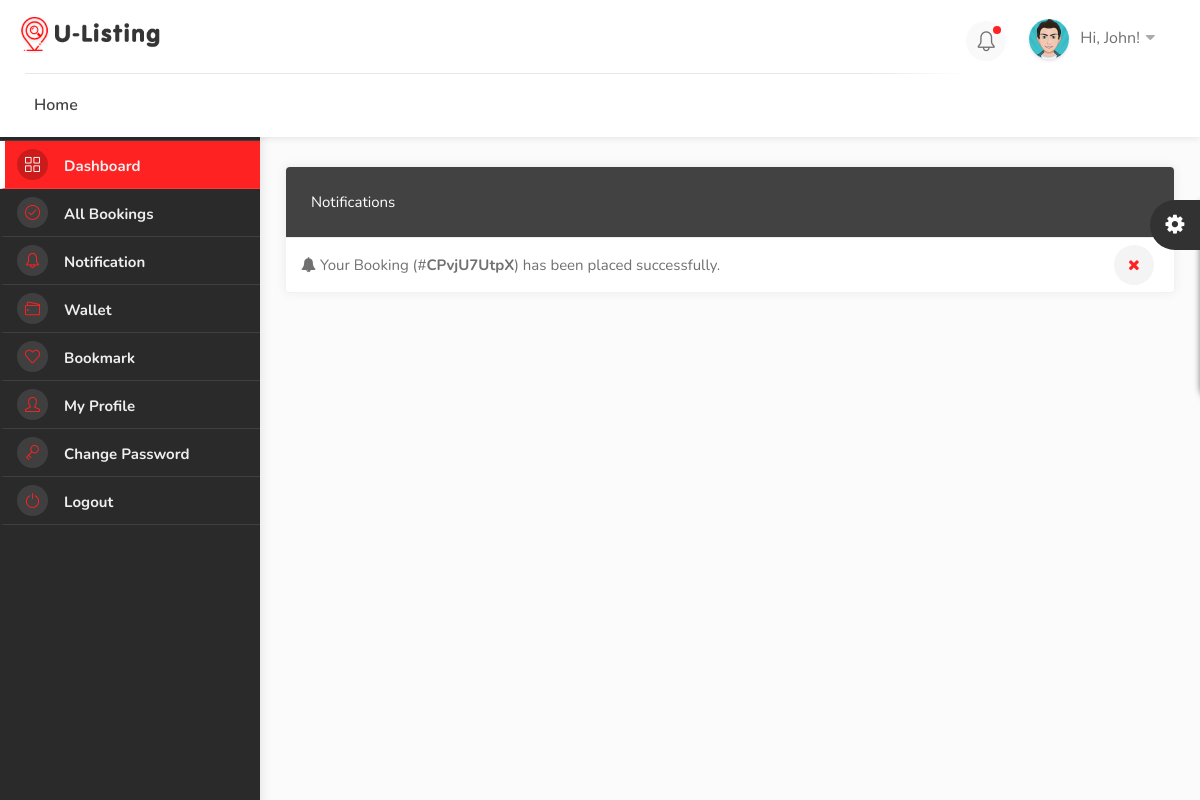
The app's page /dashboard/notifications/ (signed in), older data.
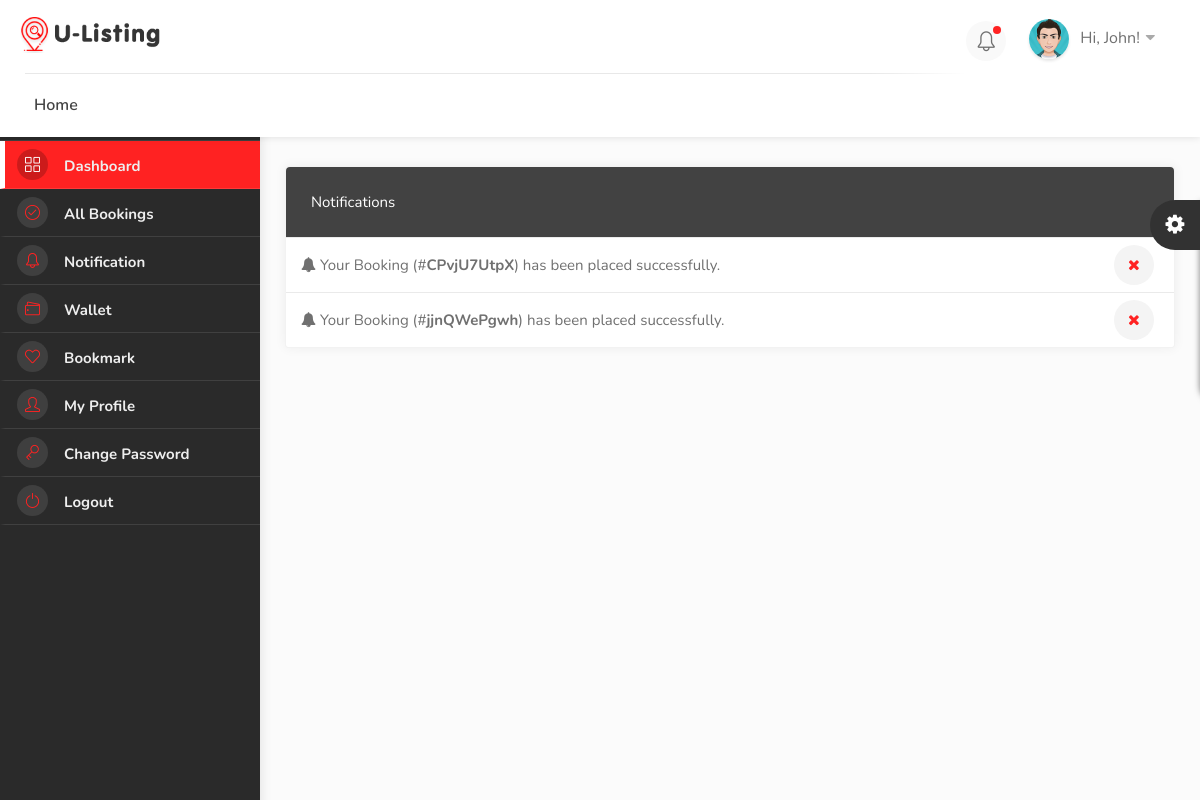
The same page, newer data.
### hotel/models.py (models this page shows, shortened)
class Notification(models.Model):
    user = models.ForeignKey(User, on_delete=models.SET_NULL, null=True, blank=True)
    booking = models.ForeignKey(Booking, on_delete=models.SET_NULL, null=True, blank=True)
    type = models.CharField(max_length=100, choices=NOTIFICATION_TYPE)
    seen = models.BooleanField(default=False)
    date = models.DateTimeField(auto_now_add=True)

class Booking(models.Model):
    user = models.ForeignKey(User, on_delete=models.SET_NULL, null=True, blank=True)
    payment_status = models.CharField(max_length=100, choices=PAYMENT_STATUS)
    coupons = models.ManyToManyField('hotel.Coupon', blank=True)
    full_name = models.CharField(max_length=100)
    email = models.CharField(max_length=100)
    phone = models.CharField(max_length=100)
    hotel = models.ForeignKey(Hotel, on_delete=models.SET_NULL, null=True, blank=True)
    room_type = models.ForeignKey(RoomType, on_delete=models.SET_NULL, null=True, blank=True)
    room = models.ManyToManyField(Room)
    before_discount = models.DecimalField(max_digits=12, decimal_places=2, default=0.00)
    total = models.DecimalField(max_digits=12, decimal_places=2, default=0.00)
    saved = models.DecimalField(max_digits=12, decimal_places=2, default=0.00)
    check_in_date = models.DateField()
    check_out_date = models.DateField()
    total_days = models.PositiveIntegerField(default=0)
    num_adults = models.PositiveIntegerField(default=1)
    num_children = models.PositiveIntegerField(default=0)
    checked_in = models.BooleanField(default=False)
    checked_out = models.BooleanField(default=False)
    is_active = models.BooleanField(default=False)
    checked_in_tracker = models.BooleanField(default=False)
    checked_out_tracker = models.BooleanField(default=False)
    bid = ShortUUIDField(unique=True, length=10, max_length=20)
    date = models.DateTimeField(auto_now_add=True)
    stripe_payment_intent = models.CharField(max_length=200, null=True, blank=True)
    success_id = ShortUUIDField(length=10, max_length=20, null=True, blank=True)
    booking_id = ShortUUIDField(unique=True, length=10, max_length=20)

### user_dashboard/views.py (the view)
# urls.py: path("notifications/", views.notifications, name="notifications"),
@login_required
def notifications(request):
    notifications = Notification.objects.filter(user=request.user, seen=False)
    context = {
        "notifications": notifications,
    }
    return render(request, "user_dashboard/notifications.html", context)

### templates/user_dashboard/notifications.html (shortened to what this page needs)
{% extends 'partials/dashboard_base.html' %}
{% load static %}
{% block content %}
<div class="utf_dashboard_content">
    <div class="row">
        <div class="col-lg-12 col-md-12">
            <div class="utf_dashboard_list_box margin-top-0">
                <h4 class="noti-text">Notifications</h4>
                <ul>
                    {% for n in notifications %}
                    <li class="noti-div-123435">
                        <i class="fa fa-bell"></i>
                        {% if n.type == "Booking Confirmed" %}
                            Your Booking (#<b>{{ n.booking.booking_id }}</b>) has been placed successfully. <a href="{% url 'user_dashboard:notification_mark_as_seen' n.id %}" class="close-list-item"><i class="fa fa-close"></i> </a>
                        {% else %}
                            Your Booking (#<b>{{ n.booking.booking_id }}</b>) has been cancelled successfully. <a href="{% url 'user_dashboard:notification_mark_as_seen' n.id %}" class="close-list-item"><i class="fa fa-close"></i> </a>
                        {% endif %}
                    </li>
                    {% endfor %}
                </ul>
            </div>
        </div>
    </div>
</div>
{% endblock content %}

Row changes from the older to the newer data that the page shows:
added Notification: booking.booking_id "jjnQWePgwh"
